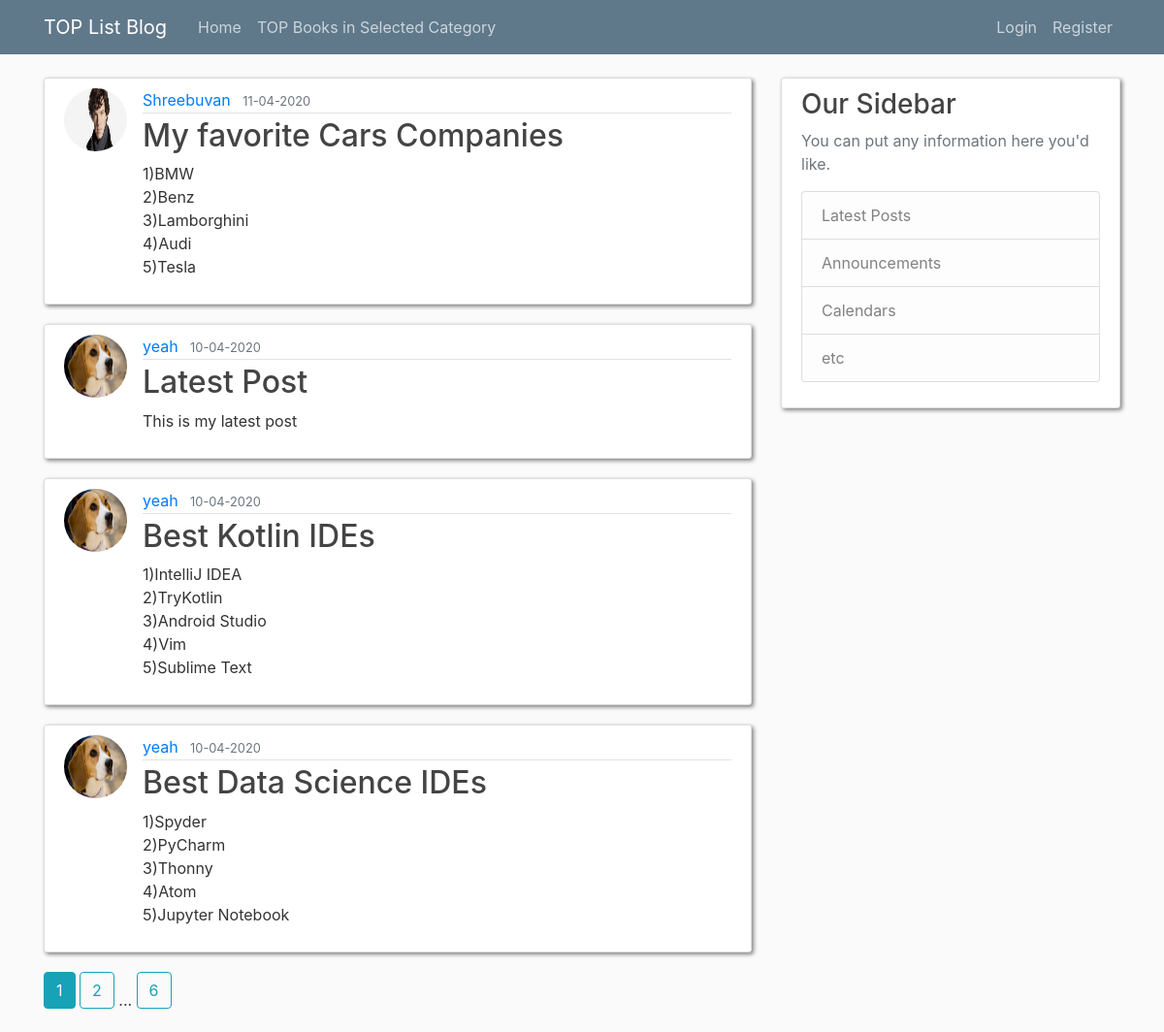
The page /home on the database its author committed.
### flaskblog/models.py (models this page shows, shortened)
class Post(db.Model):
    id = db.Column(db.Integer, primary_key=True)
    title = db.Column(db.String(100),nullable=False)
    date_posted=db.Column(db.DateTime,nullable=False,default=datetime.utcnow)
    content=db.Column(db.Text, nullable=False)
    user_id=db.Column(db.Integer,db.ForeignKey('user.id'),nullable=False)

class User(db.Model,UserMixin):
    id=db.Column(db.Integer,primary_key=True)
    username = db.Column(db.String(20),nullable=False,unique=True)
    email = db.Column(db.String(120),nullable=False,unique=True)
    image_file = db.Column(db.String(20),nullable=False,default='default.jpg')
    password = db.Column(db.String(60),nullable=False)
    posts=db.relationship('Post', backref='author',lazy=True)

### flaskblog/routes.py (the view)
@app.route('/')
@app.route('/home')
def home():
    page=request.args.get('page',1,type=int)
    posts=Post.query.order_by(Post.date_posted.desc()).paginate(page=page,per_page=4)
    return render_template('home.html', posts=posts)

### flaskblog/templates/home.html
{% extends "layout.html" %}
{% block content %}
    {% for post in posts.items %}
        <article class="media content-section">
          <img class="rounded-circle article-img" src="{{ url_for('static',filename='profile_pics/'+post.author.image_file)}}">
          <div class="media-body">
            <div class="article-metadata">
              <a class="mr-2" href="{{ url_for('user_posts', username=post.author.username) }}">{{ post.author.username }}</a>
              <small class="text-muted">{{ post.date_posted.strftime('%d-%m-%Y') }}</small>
            </div>
            <h2><a class="article-title" href="{{ url_for('post',post_id=post.id) }}">{{ post.title }}</a></h2>
            <p class="article-content">{{ post.content }}</p>
          </div>
        </article>
    {% endfor %}
    {% for page_num in posts.iter_pages(left_edge=1,right_edge=1,left_current=1,right_current=2) %}
        {% if page_num %}
            {% if posts.page==page_num %}
                <a class="btn btn-info mb-4" href="{{ url_for('home',page=page_num) }}">{{ page_num }}</a>
            {% else %}
                <a class="btn btn-outline-info mb-4" href="{{ url_for('home',page=page_num) }}">{{ page_num }}</a>
            {% endif %}
        {% else %}
            ...
        {% endif %}
    {% endfor %}
{% endblock content %}

### flaskblog/templates/layout.html (shortened to what this page needs)
<!DOCTYPE html>
<html>
<head>
    <link rel="stylesheet" href="https://stackpath.bootstrapcdn.com/bootstrap/4.4.1/css/bootstrap.min.css">
</head>
<body>
    <header class="site-header">
      <nav class="navbar navbar-expand-md navbar-dark bg-steel fixed-top">
        <div class="container">
          <a class="navbar-brand mr-4" href="/">TOP List Blog</a>
          <div class="collapse navbar-collapse" id="navbarToggle">
            <div class="navbar-nav mr-auto">
              <a class="nav-item nav-link" href="{{url_for('home')}}">Home</a>
              <a class="nav-item nav-link" href="{{url_for('top_book_')}}">TOP Books in Selected Category</a>
            </div>
            <div class="navbar-nav">
              {% if current_user.is_authenticated %}
                   <a class="nav-item nav-link" href="{{url_for('new_post')}}">New Post</a>
                   <a class="nav-item nav-link" href="{{url_for('account')}}">Account</a>
                   <a class="nav-item nav-link" href="{{url_for('logout')}}">Logout</a>
              {% else %}
                  <a class="nav-item nav-link" href="{{url_for('login')}}">Login</a>
                  <a class="nav-item nav-link" href="{{url_for('register')}}">Register</a>
              {% endif %}
            </div>
          </div>
        </div>
      </nav>
    </header>
    <main role="main" class="container">
      <div class="row">
        <div class="col-md-8">
          {% block content %}{% endblock %}
        </div>
        <div class="col-md-4">
          <div class="content-section">
            <h3>Our Sidebar</h3>
            <p class='text-muted'>You can put any information here you'd like.
              <ul class="list-group">
                <li class="list-group-item list-group-item-light">Latest Posts</li>
                <li class="list-group-item list-group-item-light">Announcements</li>
                <li class="list-group-item list-group-item-light">Calendars</li>
                <li class="list-group-item list-group-item-light">etc</li>
              </ul>
            </p>
          </div>
        </div>
      </div>
    </main>
</body>
</html>

### flaskblog/templates/layout.html (style rules this page uses)
body { background: #fafafa; color: #333333; margin-top: 5rem; }
h1, h2, h3, h4, h5, h6 { color: #444444; }
.bg-steel { background-color: #5f788a; }
.site-header .navbar-nav .nav-link { color: #cbd5db; }
.content-section { background: #ffffff; padding: 10px 20px; border: 1px solid #dddddd; border-radius: 3px; margin-bottom: 20px; box-shadow:2px 2px 4px grey; }
.article-title { color: #444444; }
.article-content { white-space: pre-line; }
.article-img { height: 65px; width: 65px; margin-right: 16px; }
.article-metadata { padding-bottom: 1px; margin-bottom: 4px; border-bottom: 1px solid #e3e3e3 }

### rows shown on the page
Post: image_file (picture), author.username "Shreebuvan", date_posted "11-04-2020", title "My favorite Cars Companies", content "1)BMW 2)Benz 3)Lamborghini 4)Audi 5)Tesla"
Post: image_file (picture), author.username "yeah", date_posted "10-04-2020", title "Latest Post", content "This is my latest post"
Post: image_file (picture), author.username "yeah", date_posted "10-04-2020", title "Best Kotlin IDEs", content "1)IntelliJ IDEA 2)TryKotlin 3)Android Studio 4)Vim 5)Sublime Text"
Post: image_file (picture), author.username "yeah", date_posted "10-04-2020", title "Best Data Science IDEs", content "1)Spyder 2)PyCharm 3)Thonny 4)Atom 5)Jupyter Notebook"

### other values the page prints
{{ page_num }} "1"
{{ page_num }} "2" "6"
